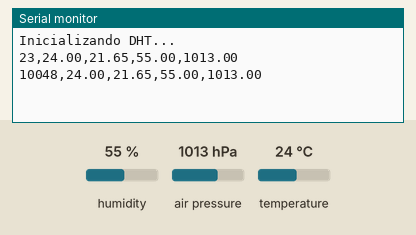
Simulated run of this sketch. Board: Arduino Uno, built with avr-gcc and run on an emulated ATmega328P. Parts: the last lines printed to the serial monitor. The test bench sets the inputs (shaded band); at power-on: humidity 55 %, air pressure 1013 hPa, temperature 24 °C.

Above: at 10.8 s.
10.9 s: humidity set to 22 %
At 20.7 s:
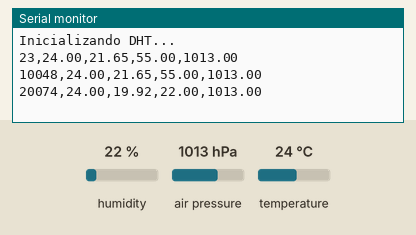
20.9 s: air pressure set to 952 hPa
At 30.7 s:
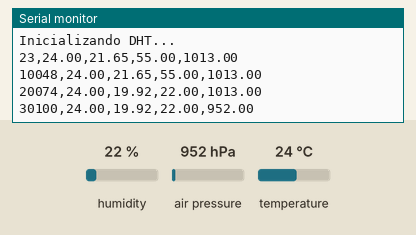
30.9 s: temperature set to 12 °C
At 40.7 s:
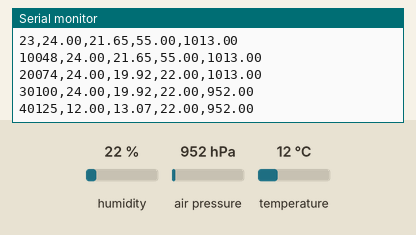
40.9 s: air pressure set to 975 hPa
At 50.7 s:
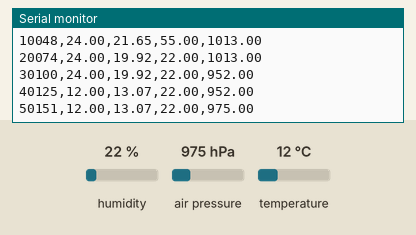
50.9 s: humidity set to 40 %
At 61.5 s:
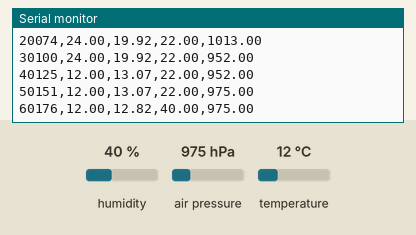
Timing chart, 0 to 61.9 s (numbered marks = the images above; inputs shaded):
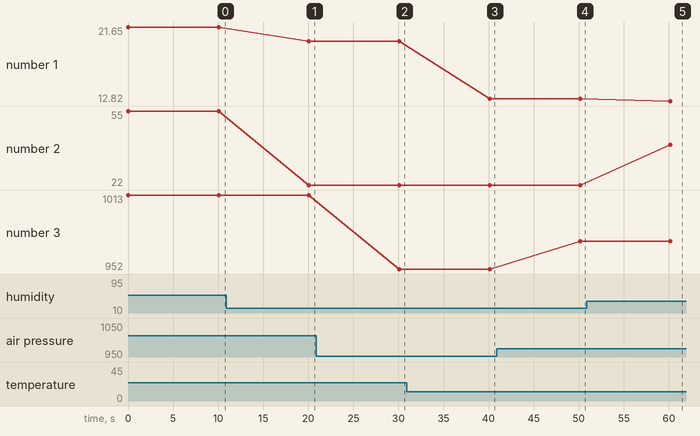

Measured:
- after the input at 10.9 s, the serial monitor: prints a new line after 9.2 s (image 1)
- after the input at 20.9 s, the serial monitor: prints a new line after 9.2 s (image 2)
- after the input at 30.9 s, the serial monitor: prints a new line after 9.2 s (image 3)
- after the input at 40.9 s, the serial monitor: prints a new line after 9.3 s (image 4)
- after the input at 50.9 s, the serial monitor: prints a new line after 9.3 s (image 5)
- plotted number 1: 21.65 → 19.92 after the input at 10.9 s, 19.92 → 13.07 after the input at 30.9 s, 13.07 → 12.82 after the input at 50.9 s
- plotted number 2: 55 → 22 after the input at 10.9 s, 22 → 40 after the input at 50.9 s
- plotted number 3: 1013 → 952 after the input at 20.9 s, 952 → 975 after the input at 40.9 s

The sketch:

leituraSensores.ino
```cpp
#include <DHT.h>
#include <Wire.h>
#include <Adafruit_BMP085.h>


#define DHTPIN 15     // Pino digital conectado ao sensor DHT
#define DHTTYPE DHT11 // Tipo de sensor DHT
DHT dht(DHTPIN, DHTTYPE);

Adafruit_BMP085 bmp; //Adafruit_BMP085 (I2C)

float sensacao_termica(float temperatura, float umidade){
  float sensacao = temperatura -((0.55-0.0055*umidade)*(temperatura-14.5));
  return sensacao;
}

void setup() {
  Serial.begin(115200);
  Serial.println(F("Inicializando DHT..."));
  dht.begin();
  if (!bmp.begin()) {
	  Serial.println("Nao foi possivel iniciar bmp, verifique os jumpers");
	  while (1) {}
  }
}

void loop() {

  // Leitura da temperatura e umidade
  float t = dht.readTemperature();
  float u = dht.readHumidity();
  // Calcula sensacao termica
  float s = sensacao_termica(t, u);

  // Leitura pressao em mb
  float p = (bmp.readSealevelPressure())/100.0;

  // Obter o timestamp atual em milissegundos
  unsigned long timestamp = millis();
  // Imprime Serial
  Serial.print(timestamp);
  Serial.print(",");
  Serial.print(t);
  Serial.print(",");
  Serial.print(s);
  Serial.print(",");
  Serial.print(u);
  Serial.print(",");
  Serial.println(p);
  delay(10000);
}
```
